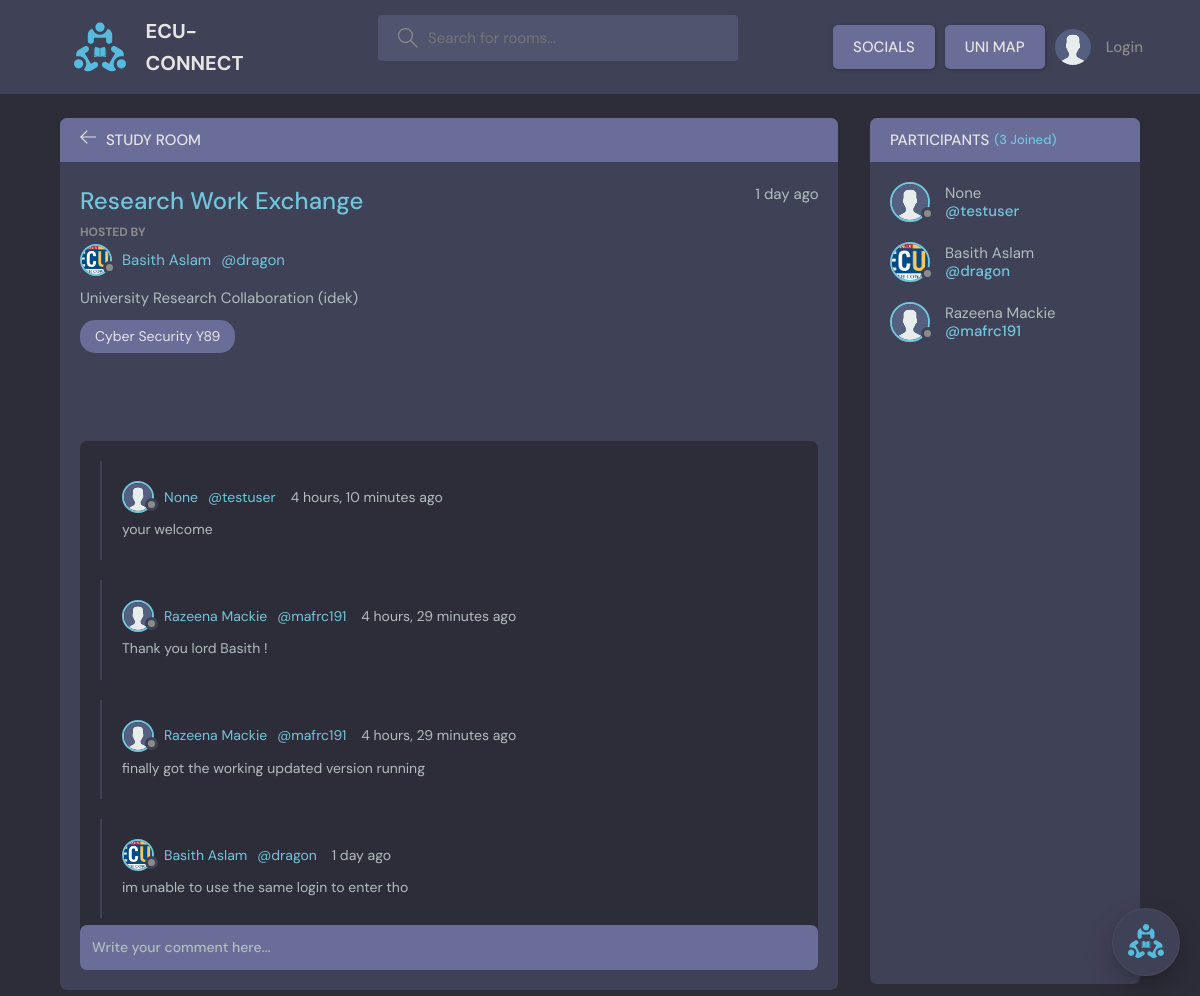
The app's page /thread/7/ with its own data.
### base/models.py (models this page shows, shortened)
class Thread(models.Model):
    host = models.ForeignKey(User, on_delete = models.SET_NULL, null=True)
    topic = models.ForeignKey(Topic, on_delete = models.SET_NULL, null=True)
    name = models.CharField(max_length=200)
    description = models.TextField(null = True, blank = True)
    participants = models.ManyToManyField(User, related_name='participants', blank=True)
    updated = models.DateTimeField(auto_now= True)
    created = models.DateTimeField(auto_now_add= True)
    class Meta:
       ordering = ['-updated', '-created']

class User(AbstractUser):
    username = models.CharField(max_length=150, unique=True, null=True)
    name = models.CharField(max_length=200, null=True)
    email = models.EmailField(unique=True, null=True)
    bio = models.TextField(null=True)
    avatar = models.ImageField(null=True, default="avatar.svg")
    USERNAME_FIELD = 'email'
    REQUIRED_FIELDS = ['username']
    notifications = models.ManyToManyField(Notification, related_name='notifications', blank=True)

class Topic(models.Model):
    name = models.CharField(max_length=200)
    def __str__(self):
        return self.name

class Comment(models.Model):
    user = models.ForeignKey(User, on_delete=models.CASCADE)
    thread = models.ForeignKey(Thread, on_delete=models.CASCADE)
    body = models.TextField()
    updated = models.DateTimeField(auto_now= True)
    created = models.DateTimeField(auto_now_add= True)
    class Meta:
       ordering = ['-updated', '-created']

### base/views.py (the view, shortened to what this page needs)
# urls.py: path('thread/<str:pk>/', views.thread, name="thread"),
def thread(request, pk):
     thread = Thread.objects.get(id=pk)
     thread_comments = thread.comment_set.all()
     participants = thread.participants.all()
     context = {'thread': thread, 'thread_comments': thread_comments, 'participants': participants}
     return render(request, 'base/thread.html', context)

### base/templates/base/thread.html (shortened to what this page needs)
{% extends 'main.html' %}
{% block content %}
    <main class="profile-page layout layout--2">
      <div class="container">
        <div class="room">
          <div class="room__top">
            <div class="room__topLeft">
              <a href="{% url 'home' %}">
                <svg version="1.1" xmlns="http://www.w3.org/2000/svg" width="32" height="32" viewBox="0 0 32 32">
                  <title>arrow-left</title>
                  <path
                    d="M13.723 2.286l-13.723 13.714 13.719 13.714 1.616-1.611-10.96-10.96h27.625v-2.286h-27.625l10.965-10.965-1.616-1.607z"
                  ></path>
                </svg>
              </a>
              <h3>Study Room</h3>
            </div>
          </div>
          <div class="room__box scroll">
            <div class="room__header scroll">
              <div class="room__info">
                <h3>{{thread.name}}</h3>
                <span>{{thread.created|timesince}} ago</span>
              </div>
              <div class="room__hosted">
                <p>Hosted By</p>
                <a href="{% url 'user_profile' thread.host.id %}" class="room__author">
                  <div class="avatar avatar--small">
                    <img src="{{thread.host.avatar.url}}" />
                  </div>
                  {{thread.host.name}}
                  <span>@{{thread.host.username}}</span>
                </a>
              </div>
              <div class="room__details">
                <p>{{thread.description}}</p>
              </div>
              <span class="room__topics">{{thread.topic}}</span>
            </div>
            <div class="room__conversation">
              <div class="threads scroll">
                {% for comment in thread_comments %}
                <div class="thread">
                  <div class="thread__top">
                    <div class="thread__author">
                      <a href="{% url 'user_profile' comment.user.id %}" class="thread__authorInfo">
                        <div class="avatar avatar--small">
                          <img src="{{comment.user.avatar.url}}" />
                        </div>
                        {{comment.user.name}}
                        <span>@{{comment.user.username}}</span>
                      </a>
                      <span class="thread__date">{{comment.created|timesince}} ago</span>
                    </div>
                  </div>
                  <div class="thread__details">
                    {{comment.body}}
                  </div>
                </div>
                {% endfor %}
              </div>
            </div>
          </div>
          <div class="room__message">
            <form action="" method = "POST" >
              <input name="body" placeholder="Write your comment here..." /></form>
          </div>
        </div>
        <div class="participants">
          <h3 class="participants__top">Participants <span>({{participants.count}} Joined)</span></h3>
          <div class="participants__list scroll">
            {% for user in participants %}
            <a href="{% url 'user_profile' user.id %}" class="participant">
              <div class="avatar avatar--medium">
                <img src="{{user.avatar.url}}" />
              </div>
              <p>
                {{user.name}}
                <span>@{{user.username}}</span>
              </p>
            </a>
            {% endfor %}
          </div>
        </div>
      </div>
    </main>
{% endblock %}

### records on screen
Thread: name "Research Work Exchange", created "1 day", host.avatar (picture), host.name "Basith Aslam", host.username "dragon", description "University Research Collaboration (idek)", topic "Cyber Security Y89"
Comment: user.avatar (placeholder picture), user.name "None", user.username "testuser", created "4 hours, 10 minutes", body "your welcome"
Comment: user.avatar (placeholder picture), user.name "Razeena Mackie", user.username "mafrc191", created "4 hours, 29 minutes", body "Thank you lord Basith !"
Comment: user.avatar (placeholder picture), user.name "Razeena Mackie", user.username "mafrc191", created "4 hours, 29 minutes", body "finally got the working updated version running"
Comment: user.avatar (picture), user.name "Basith Aslam", user.username "dragon", created "1 day", body "im unable to use the same login to enter tho"
User: avatar (placeholder picture), name "None", username "testuser"
User: avatar (picture), name "Basith Aslam", username "dragon"
User: avatar (placeholder picture), name "Razeena Mackie", username "mafrc191"

### other values on screen
{{ participants.count }} "3"
